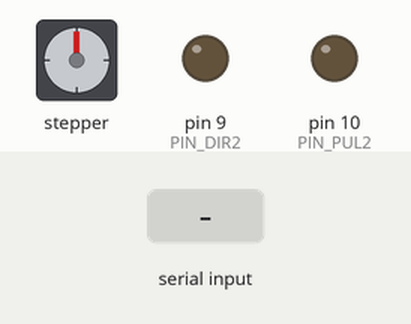
The sketch below on a simulated Arduino Uno, built with avr-gcc and run on an emulated ATmega328P. On the bench: stepper motor, output pins drawn as LEDs (lit = HIGH). Wiring (inferred from the names in the program): stepper motor driver (200 steps per turn assumed): step pin 6; direction pin 5. The inputs (shaded band) are chosen by the test bench. Pins used as bus, display or sensor lines are not drawn.

Above: at 1.2 s.
1.3 s: "B" received over Serial
At 2.1 s:
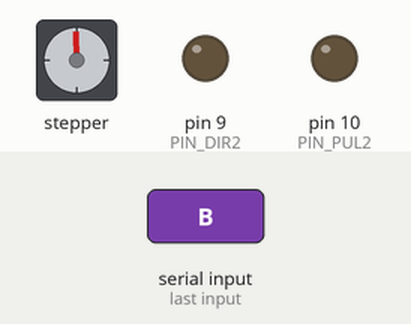
2.8 s: "C" received over Serial
At 3.5 s:
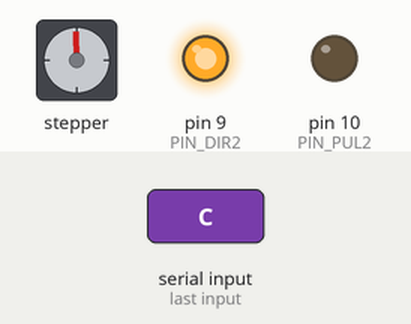
4.3 s: "A" received over Serial
At 5.5 s:
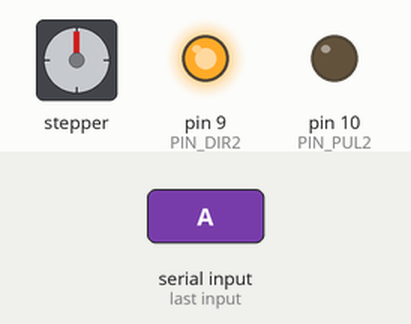
5.8 s: "D" received over Serial
At 7.0 s:
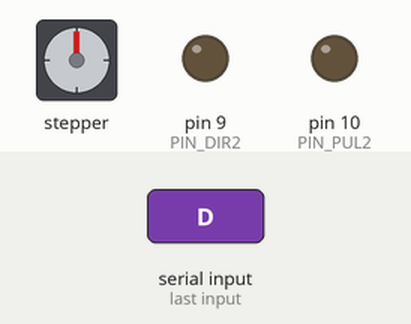
7.3 s: "C" received over Serial
At 8.1 s:
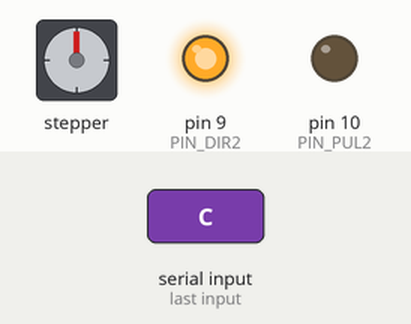
Timing chart, 0 to 9.8 s (numbered marks = the images above; inputs shaded):
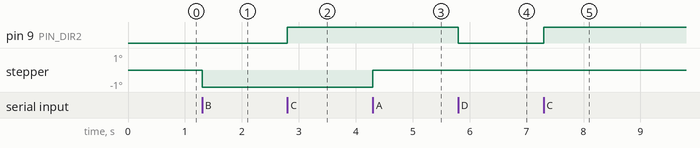

Measured:
- after the input at 2.8 s, pin 9 (PIN_DIR2): LOW → HIGH at once
- after the input at 5.8 s, pin 9 (PIN_DIR2): HIGH → LOW at once
- after the input at 7.3 s, pin 9 (PIN_DIR2): LOW → HIGH at once

The sketch:

pedalControl.ino
```cpp
const int PIN_DIR = 5;
const int PIN_PUL = 6;
const int PIN_DIR2 = 9;
const int PIN_PUL2 = 10;
char value;

void setup() {
  pinMode(PIN_DIR, OUTPUT);
  pinMode(PIN_PUL, OUTPUT);
  pinMode(PIN_DIR2, OUTPUT);
  pinMode(PIN_PUL2, OUTPUT);
  Serial.begin(9600);

}

void loop() {

  if(Serial.available()){
    value = Serial.read();

    if(value == 'A'){

      digitalWrite(PIN_DIR, HIGH);
      digitalWrite(PIN_PUL, HIGH);
      delayMicroseconds(6500);
      digitalWrite(PIN_PUL, LOW);

    } else if(value == 'B'){

      digitalWrite(PIN_DIR, LOW);
      digitalWrite(PIN_PUL, HIGH);
      delayMicroseconds(6500);
      digitalWrite(PIN_PUL, LOW);

    } else if(value == 'C'){

      digitalWrite(PIN_DIR2, HIGH);
      digitalWrite(PIN_PUL2, HIGH);
      delayMicroseconds(6500);
      digitalWrite(PIN_PUL2, LOW);

    } else if(value == 'D'){

      digitalWrite(PIN_DIR2, LOW);
      digitalWrite(PIN_PUL2, HIGH);
      delayMicroseconds(6500);
      digitalWrite(PIN_PUL2, LOW);

    }else {

    }
  }
}
```
